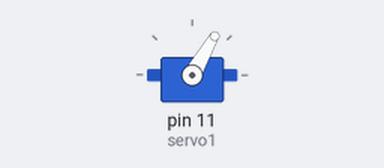
The sketch below on a simulated Arduino Uno, built with avr-gcc and run on an emulated ATmega328P. On the bench: servo.

Above: at 0.05 s.
At 5.0 s:
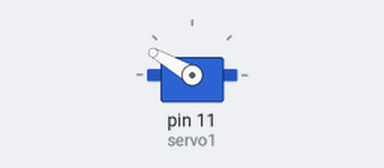
Timing chart, 0 to 6.5 s (numbered marks = the images above):
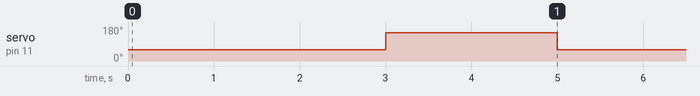

The sketch:

servo.ino
```cpp
#include <Servo.h> // подключаем библиотеку для работы с сервоприводом

Servo servo1; // объявляем переменную servo типа "servo1"

void setup() {
   servo1.attach(11); // привязываем сервопривод к аналоговому выходу 11
}

void loop() {
   servo1.write(60); // ставим угол поворота под 0
   delay(3000); // ждем 2 секунды

   //servo1.write(90); // ставим угол поворота под 90
   //delay(2000); // ждем 2 секунды

   servo1.write(150); // ставим угол поворота под 180
   delay(2000); // ждем 2 секунды
}
```

Measured:
- by itself, servo on pin 11 (servo1): alternates 150° for 2.0 s and 60° for 3.0 s
